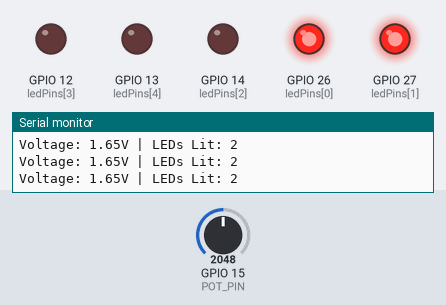
Recording of a sketch running on a simulated ESP32. On the bench: output pins drawn as LEDs (lit = HIGH), the last lines printed to the serial monitor. The inputs (shaded band) are chosen by the test bench; at power-on: GPIO 15 (POT_PIN) = 2048.

Above: at 1.2 s.
1.3 s: GPIO 15 (POT_PIN) set to 2396
2.8 s: GPIO 15 (POT_PIN) set to 2508
At 3.7 s:
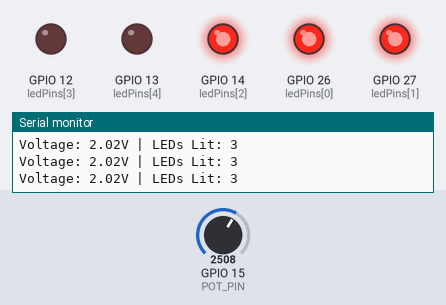
4.3 s: GPIO 15 (POT_PIN) set to 3204
5.8 s: GPIO 15 (POT_PIN) set to 3303
At 6.8 s:
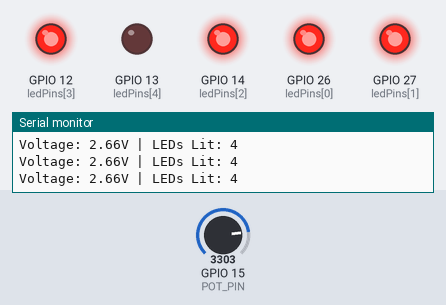
7.3 s: GPIO 15 (POT_PIN) set to 4065
8.8 s: GPIO 15 (POT_PIN) set to 4095
At 9.1 s:
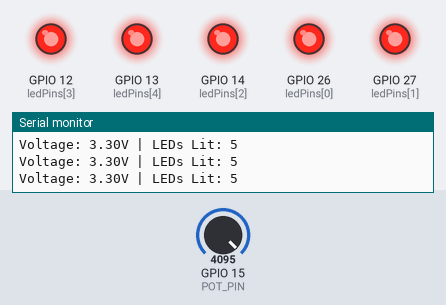
Timing chart, 0 to 11.3 s (numbered marks = the images above; inputs shaded):
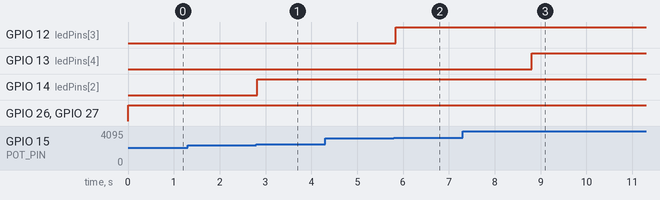

Measured:
- the behaviour switches between 2456 and 2457 on GPIO 15 (POT_PIN) (found by bisection; images 0 and 1)
- the behaviour switches between 3275 and 3276 on GPIO 15 (POT_PIN) (found by bisection; images 1 and 2)
- the behaviour switches between 4094 and 4095 on GPIO 15 (POT_PIN) (found by bisection; images 2 and 3)
- after the input at 2.8 s, GPIO 14 (ledPins[2]): LOW → HIGH at once
- after the input at 5.8 s, GPIO 12 (ledPins[3]): LOW → HIGH at once
- after the input at 8.8 s, GPIO 13 (ledPins[4]): LOW → HIGH at once

The sketch:

sketch.ino
```cpp
#include <Arduino.h>

// Pin Definitions based on your diagram
const int POT_PIN = 15; // Simulated battery voltage
const int ledPins[] = {26, 27, 14, 12, 13}; // LED bar graph pins
const int numLeds = 5;

void setup() {
  Serial.begin(115200);

  // Initialize all LED pins as outputs
  for (int i = 0; i < numLeds; i++) {
    pinMode(ledPins[i], OUTPUT);
  }

  pinMode(POT_PIN, INPUT);
}

void loop() {
  // Read simulated voltage (0 to 4095 on ESP32)
  int analogValue = analogRead(POT_PIN);

  // Map the analog value to the number of LEDs to light up (0 to 5)
  int ledLevel = map(analogValue, 0, 4095, 0, numLeds);

  // Update the LED bar graph
  for (int i = 0; i < numLeds; i++) {
    // If the current LED index is less than the level, turn it on
    if (i < ledLevel) {
      digitalWrite(ledPins[i], HIGH);
    } else {
      digitalWrite(ledPins[i], LOW);
    }
  }

  // Debugging info
  float simulatedVoltage = (analogValue / 4095.0) * 3.3;
  Serial.print("Voltage: ");
  Serial.print(simulatedVoltage);
  Serial.print("V | LEDs Lit: ");
  Serial.println(ledLevel);

  delay(50); // Small delay for smooth updates
}
```
